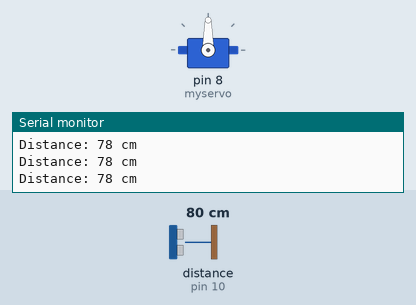
Simulated run of this sketch. Board: Arduino Uno, built with avr-gcc and run on an emulated ATmega328P. Shown: servo, the last lines printed to the serial monitor. Wiring (inferred from the names in the program): ultrasonic range finder: trigger pin 9; echo pin 10. The inputs (shaded band) are chosen by the test bench; at power-on: distance to the obstacle (sensor on pin 10) 80 cm. The echo pulse lasts 58.3 µs per cm.

Above: at 1.2 s.
1.3 s: distance to the obstacle (sensor on pin 10) set to 34 cm
2.8 s: distance to the obstacle (sensor on pin 10) set to 27 cm
At 12.4 s:
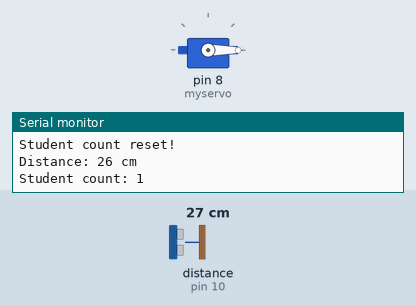
Timing chart, 0 to 22.4 s (numbered marks = the images above; inputs shaded):
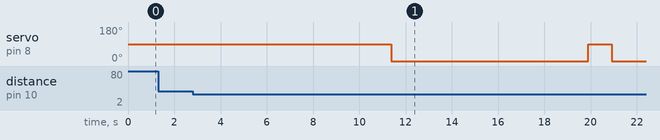

The sketch:

studentcounter.ino
```cpp
#include <Servo.h>

Servo myservo;  // create servo object to control a servo
int pos = 0;    // variable to store the servo position
int student_count = 0;  // variable to store the number of students

const int trigPin = 9;  // define the pins for the ultrasonic sensor
const int echoPin = 10;

void setup() {
  Serial.begin(9600);   // initialize serial communication
  myservo.attach(8);    // attaches the servo on pin 8 to the servo object
  pinMode(trigPin, OUTPUT);
  pinMode(echoPin, INPUT);
}

void loop() {
  long duration, distance;

  digitalWrite(trigPin, LOW);  // set the trigger pin to low
  delayMicroseconds(2);
  digitalWrite(trigPin, HIGH); // set the trigger pin to high for 10 microseconds
  delayMicroseconds(10);
  digitalWrite(trigPin, LOW);

  duration = pulseIn(echoPin, HIGH);  // measure the duration of the echo pulse
  distance = duration * 0.034 / 2;   // convert the duration to distance in cm

  Serial.print("Distance: ");
  Serial.print(distance);
  Serial.println(" cm");

  if (distance < 30) {   // if the distance is less than 30cm, increment the counter
    student_count++;     // increment the student counter
    Serial.print("Student count: ");
    Serial.println(student_count);
    delay(500);          // wait for half a second to avoid multiple counts
  }

  if (student_count == 15) {   // if the student count reaches 15, move the servo by 90 degrees
    pos = 90;
    myservo.write(pos);
    Serial.println("Servo moved 90 degrees!");
    delay(1000);  // wait for a second before resetting the servo position
    pos = 0;
    myservo.write(pos);
    student_count = 0;  // reset the student count
    Serial.println("Student count reset!");
    delay(1000);  // wait for a second before restarting the counting process
  }
}
```

Measured:
- the behaviour switches between 31 and 30 cm on distance to the obstacle (sensor on pin 10) (found by bisection; images 0 and 1)
- after the input at 2.8 s, servo on pin 8 (myservo): 90° → 0° after 8.6 s, → 90° 8.5 s later, → 0° 1.0 s later
